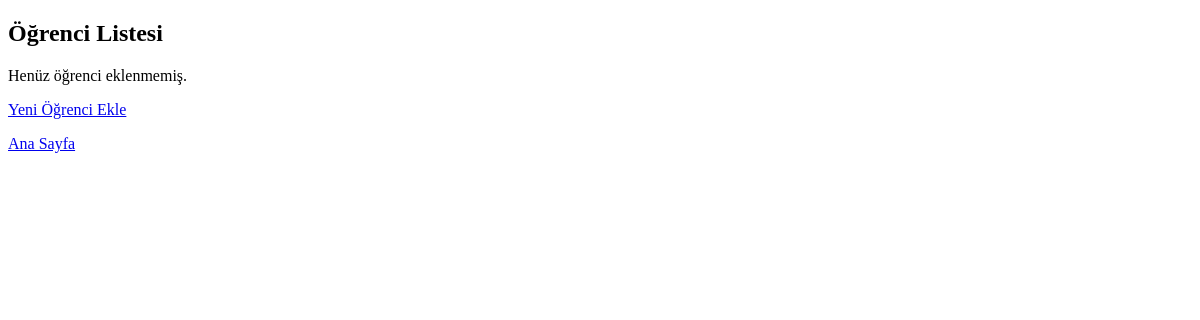
Before: /teacher/students with the older database file.
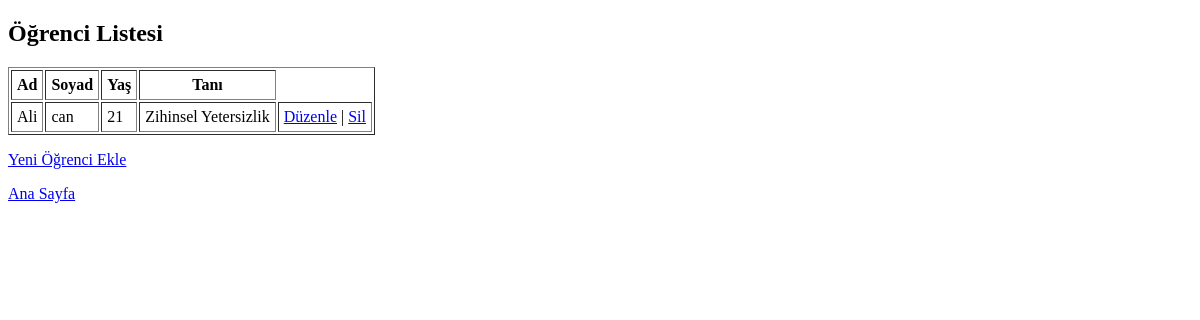
After: the same page with the newer database file.
### app/db/models.py (models this page shows)
class StudentProfile(Base):
    __tablename__ = "student_profiles"
    id = Column(Integer, primary_key=True, index=True)
    user_id = Column(Integer, ForeignKey("users.id"))
    first_name = Column(String, nullable=False)
    last_name = Column(String, nullable=False)
    age = Column(Integer, nullable=False)
    diagnosis = Column(String, nullable=False)  # Tanı
    user = relationship("User", back_populates="student_profile")

### app/routers/teacher.py (the view)
@router.get("/teacher/students")
def list_students(request: Request, db: Session = Depends(get_db)):
    students = db.query(models.StudentProfile).all()
    return templates.TemplateResponse("student_list.html", {
        "request": request,
        "students": students
    })

### app/templates/student_list.html (shortened to what this page needs)
<!DOCTYPE html>
<html>
<head>
</head>
<body>
    <h2>Öğrenci Listesi</h2>
    {% if students|length == 0 %}
        <p>Henüz öğrenci eklenmemiş.</p>
    {% else %}
        <table border="1" cellpadding="5">
            <tr>
                <th>Ad</th>
                <th>Soyad</th>
                <th>Yaş</th>
                <th>Tanı</th>
            </tr>
            {% for student in students %}
            <tr>
                <td>{{ student.first_name }}</td>
                <td>{{ student.last_name }}</td>
                <td>{{ student.age }}</td>
                <td>{{ student.diagnosis }}</td>
                <td>
    <a href="/teacher/student/edit/{{ student.id }}">Düzenle</a> |
    <a href="/teacher/student/delete/{{ student.id }}" onclick="return confirm('Bu öğrenciyi silmek istediğinize emin misiniz?')">Sil</a>
</td>
            </tr>
            {% endfor %}
        </table>
    {% endif %}
    <p><a href="/teacher/student/add">Yeni Öğrenci Ekle</a></p>
    <p><a href="/teacher/dashboard">Ana Sayfa</a></p>
</body>
</html>

Changed rows visible on the page:
added StudentProfile: first_name "Ali", last_name "can", age "21", diagnosis "Zihinsel Yetersizlik"
Other visible differences:
text no longer shown: "Henüz öğrenci eklenmemiş."
text now shown: "Ad Soyad Yaş Tanı"
